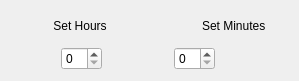
     <widget class="QWidget" name="layoutWidget_2">
      <property name="geometry">
       <rect>
        <x>43</x>
        <y>478</y>
        <width>299</width>
        <height>81</height>
       </rect>
      </property>
      <layout class="QVBoxLayout" name="verticalLayout">
       <item>
        <layout class="QHBoxLayout" name="horizontalLayout_3">
         <item>
          <spacer name="horizontalSpacer_3">
           <property name="orientation">
            <enum>Qt::Horizontal</enum>
           </property>
           <property name="sizeType">
            <enum>QSizePolicy::Fixed</enum>
           </property>
           <property name="sizeHint" stdset="0">
            <size>
             <width>42</width>
             <height>20</height>
            </size>
           </property>
          </spacer>
         </item>
         <item>
          <widget class="QLabel" name="label_9">
           <property name="text">
            <string>Set Hours</string>
           </property>
           <property name="alignment">
            <set>Qt::AlignCenter</set>
           </property>
           <property name="wordWrap">
            <bool>false</bool>
           </property>
          </widget>
         </item>
         <item>
          <spacer name="horizontalSpacer_4">
           <property name="orientation">
            <enum>Qt::Horizontal</enum>
           </property>
           <property name="sizeHint" stdset="0">
            <size>
             <width>40</width>
             <height>20</height>
            </size>
           </property>
          </spacer>
         </item>
         <item>
          <widget class="QLabel" name="label_10">
           <property name="text">
            <string>Set Minutes</string>
           </property>
          </widget>
         </item>
         <item>
          <spacer name="horizontalSpacer_6">
           <property name="orientation">
            <enum>Qt::Horizontal</enum>
           </property>
           <property name="sizeType">
            <enum>QSizePolicy::Fixed</enum>
           </property>
           <property name="sizeHint" stdset="0">
            <size>
             <width>22</width>
             <height>20</height>
            </size>
           </property>
          </spacer>
         </item>
        </layout>
       </item>
       <item>
        <layout class="QHBoxLayout" name="horizontalLayout_24">
         <item>
          <spacer name="horizontalSpacer_2">
           <property name="orientation">
            <enum>Qt::Horizontal</enum>
           </property>
           <property name="sizeType">
            <enum>QSizePolicy::Fixed</enum>
           </property>
           <property name="sizeHint" stdset="0">
            <size>
             <width>50</width>
             <height>20</height>
            </size>
           </property>
          </spacer>
         </item>
         <item>
          <widget class="QSpinBox" name="spinBoxHrs">
           <property name="maximum">
            <number>23</number>
           </property>
          </widget>
         </item>
         <item>
          <spacer name="horizontalSpacer">
           <property name="orientation">
            <enum>Qt::Horizontal</enum>
           </property>
           <property name="sizeType">
            <enum>QSizePolicy::Fixed</enum>
           </property>
           <property name="sizeHint" stdset="0">
            <size>
             <width>66</width>
             <height>20</height>
            </size>
           </property>
          </spacer>
         </item>
         <item>
          <widget class="QSpinBox" name="spinBoxMinutes">
           <property name="maximum">
            <number>59</number>
           </property>
          </widget>
         </item>
         <item>
          <spacer name="horizontalSpacer_5">
           <property name="orientation">
            <enum>Qt::Horizontal</enum>
           </property>
           <property name="sizeHint" stdset="0">
            <size>
             <width>40</width>
             <height>20</height>
            </size>
           </property>
          </spacer>
         </item>
        </layout>
       </item>
      </layout>
     </widget>
